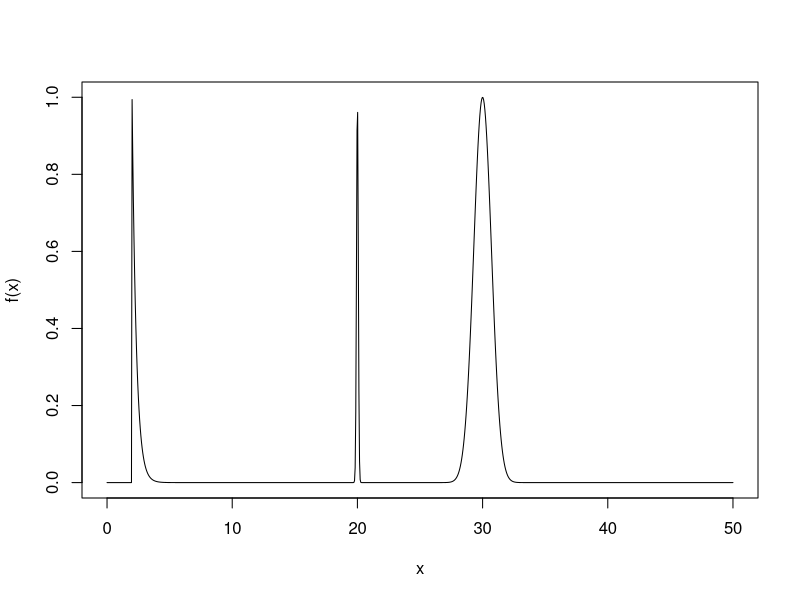
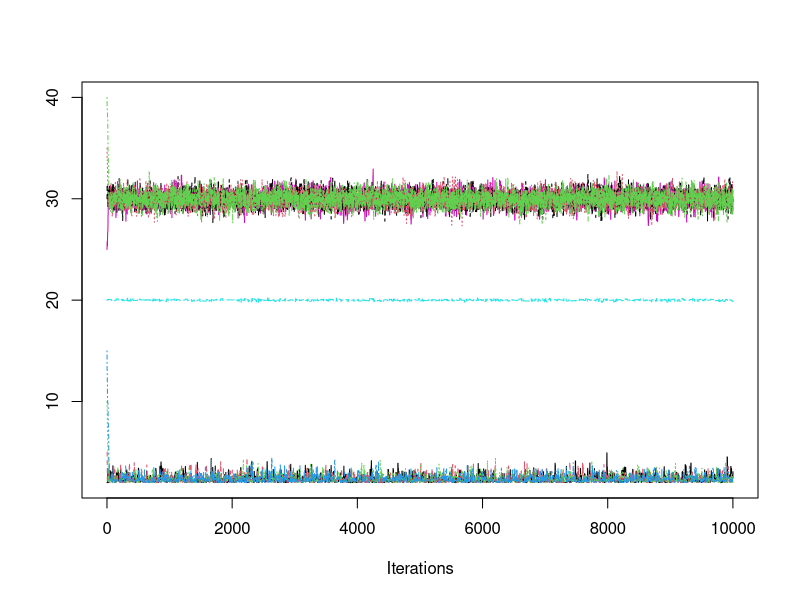
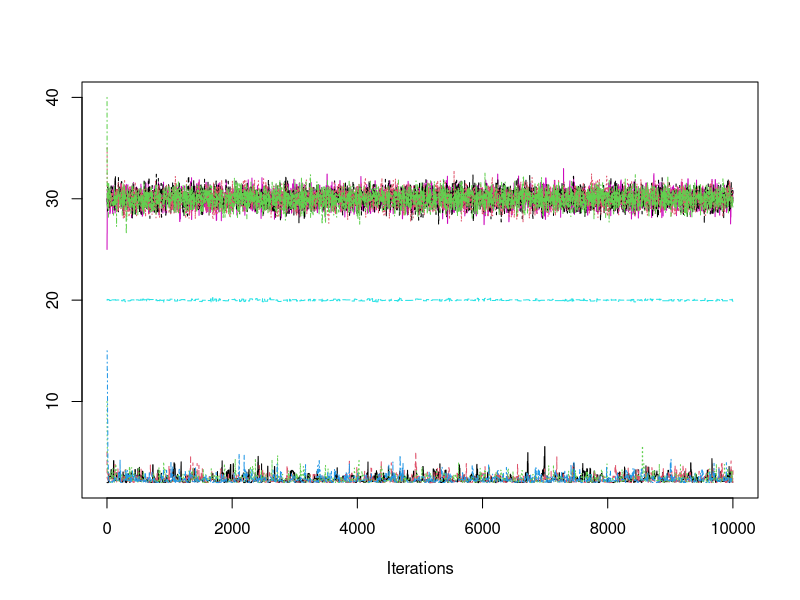
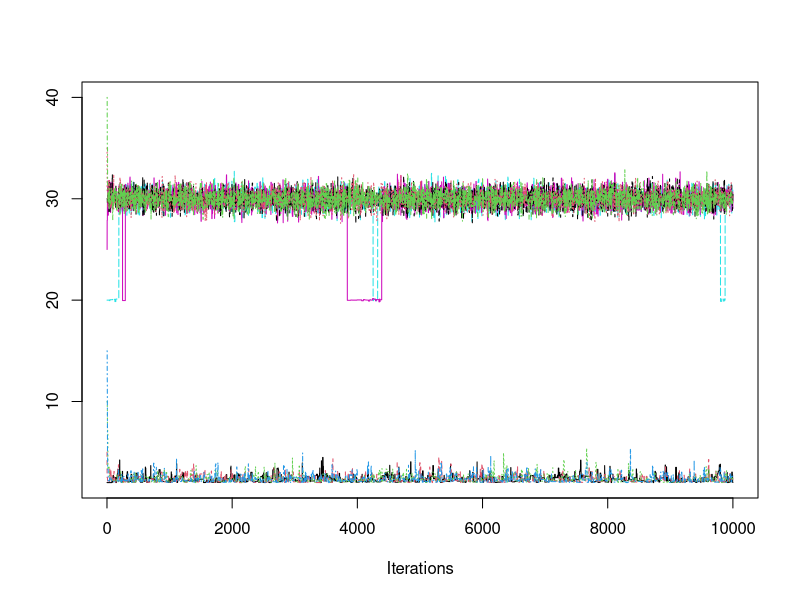
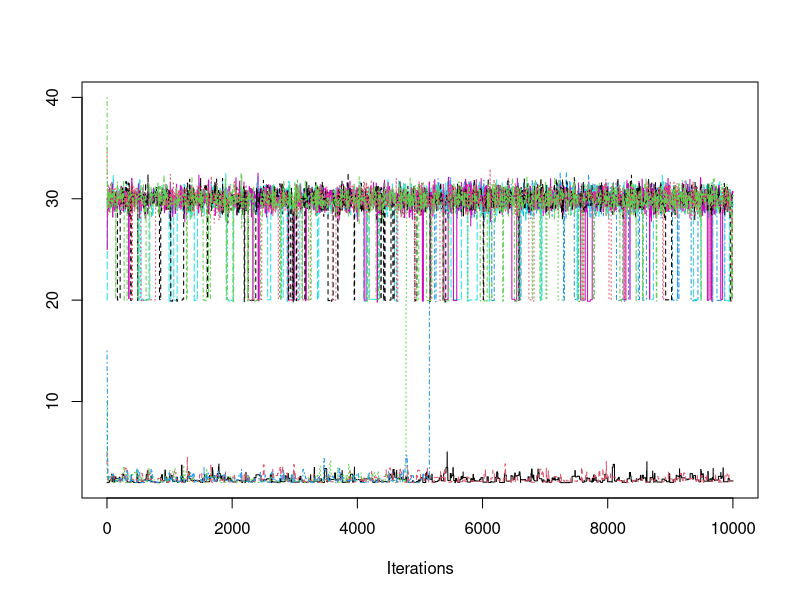
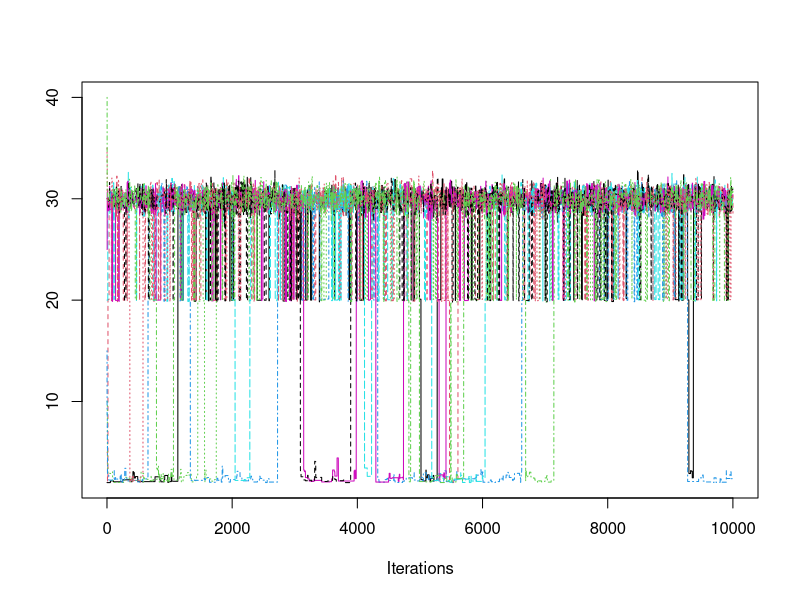
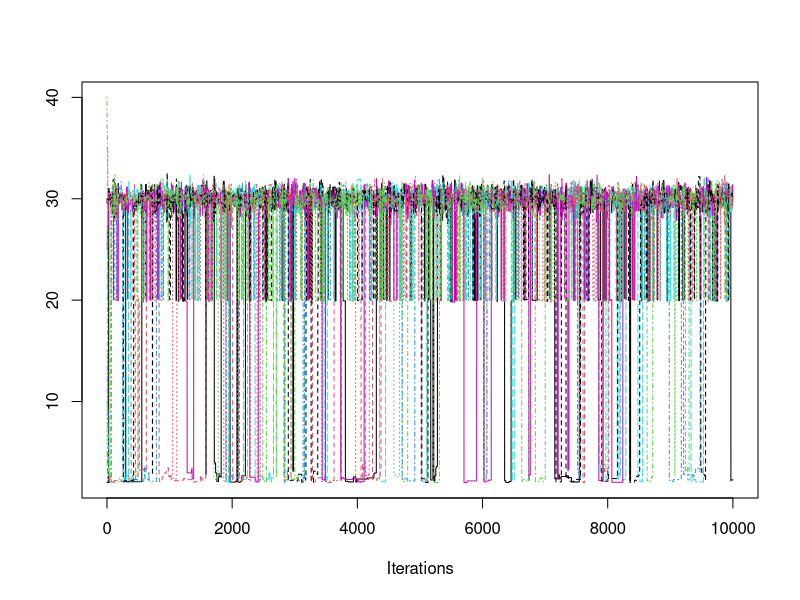
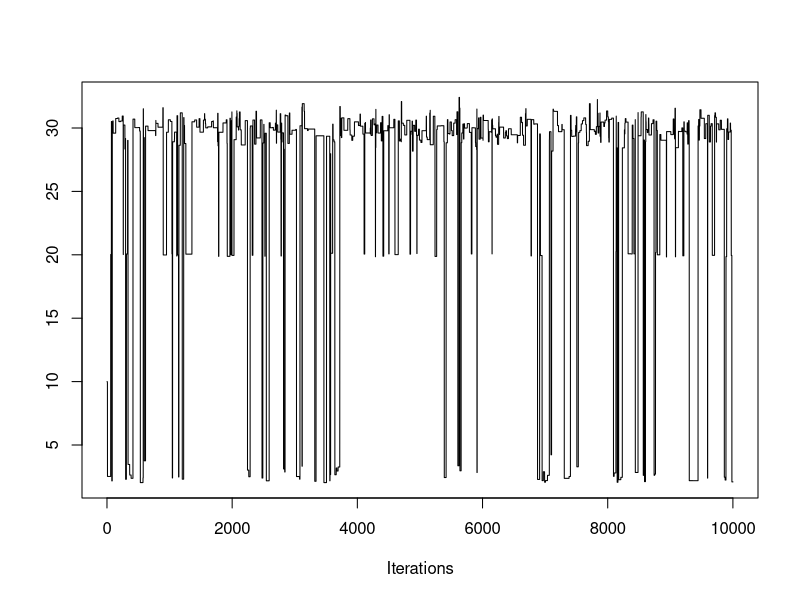

Write R code to recreate these figures, in order.
## ---- chunk 1
knitr::opts_chunk$set(
  collapse = TRUE,
  comment = "#>"
)
include_solutions <- TRUE
## ---- chunk 2
require(rmarkdown)
require(knitr)
require(kableExtra)
# Put any library imports and other preamble here.
## ---- chunk 3

### Question 1a
library(coda)

target <- function(x) {
  if (x>=2){
    return (exp(-3*(x-2)) + exp(-(x-30)^2) + exp(-((x-20)^2)/0.01))
  }
  else{
    return (0)
  }
}

t=seq(0,50, length.out=1000)
plot(t, sapply(t, function(t) target(t)), type="l", xlab="x", ylab = "f(x)")

MetrHastw <- function(X0, sigmaprop, nsteps, f){
  X <- numeric(nsteps+1) 
  X[1] <- X0
  for (i in 2:(nsteps+1)){
    Y <- rnorm(1, mean=X[i-1],sd=sigmaprop)
    if (log(runif(1))<=min(log(f(Y))-log(f(X[i-1])),1)){
      X[i] <- Y}
    else{ X[i] <- X[i-1]}
   }
 X
} 

#seems larger variance is better when we have 10,000 samples for mixing. All chains converge pretty fast, it's just the different modes that make this distribution difficult.

#I should also compute the Gelman Rubin statistic for each chain as a quantitative way to display convergence or lack thereof

X0s <- c(2, 5, 10, 15, 20, 25, 30, 35, 40)
chains1 <-lapply(X0s, function(x0) mcmc(MetrHastw(x0, sigmaprop=1, nsteps=10000, f=target)))
traceplot(chains1) #maybe some labels would be nice. Particularly that the variance here is 1.

chains2 <-lapply(X0s, function(x0) mcmc(MetrHastw(x0, sigmaprop=2, nsteps=10000, f=target)))
traceplot(chains2)

chains3 <-lapply(X0s, function(x0) mcmc(MetrHastw(x0, sigmaprop=3, nsteps=10000, f=target)))
traceplot(chains3)

chains4 <-lapply(X0s, function(x0) mcmc(MetrHastw(x0, sigmaprop=5, nsteps=10000, f=target)))
traceplot(chains4) #actually ends up completely missing the mass around x=20

chains5 <-lapply(X0s, function(x0) mcmc(MetrHastw(x0, sigmaprop=8, nsteps=10000, f=target)))
traceplot(chains5) 

chains6 <- lapply(X0s, function(x0) mcmc(MetrHastw(x0, sigmaprop=11, nsteps=10000, f=target)))
traceplot(chains6) 

X0s2 <- c(10)

chains_large <- lapply(X0s2, function(x0) mcmc(MetrHastw(x0, sigmaprop=20, nsteps=10000, f=target)))
traceplot(chains_large) #it seems all of them cover the space but it's hard to see if they find that mode at 20 since they move around so much. Might be easier to focus on fewer chains for this

## ---- chunk 4
shifted_exponential <- function(x) {
  if (x>=2){
    return (exp(-0.02*(x-2)))
  }
  else{
    return (0)
  }
}

plot(t, sapply(t, function(t) shifted_exponential(t)), type="l", xlab="x", ylab = "f(x)") #seems like a relatively good way to do my independence sampler

#can maybe sample from it via inversion method

shifted_samples <- function(lambda){
  u <- runif(1)
  return ((2*lambda - log(exp(2*lambda)-u)/lambda))
} 


## ---- chunk 5

### Question 1b

#Idea: could use an independence sampler

target <- function(x) {
  if (x>=2){
    return (exp(-3*(x-2)) + exp(-(x-30)^2) + exp(-((x-20)^2)/0.01))
  }
  else{
    return (0)
  }
}


MH_newprop <- function(X0, nsteps, f){
  X <- numeric(nsteps+1) 
  X[1] <- X0
  for (i in 2:(nsteps+1)){
    Y <- shifted_samples(0.1)
    if (log(runif(1))<=min(log( (f(Y)*shifted_exponential(Y))/(f(X[i-1])*shifted_exponential(X[i-1]))),1)){
      X[i] <- Y}
    else{ X[i] <- X[i-1]}
   }
 X
} 

X0sb <- c(5,10,15,20,25,30)

chains_b <- lapply(X0sb, function(x0) mcmc(MH_newprop(x0, nsteps=10000, f=target)))
traceplot(chains_b)


## ---- chunk 6

### Question 1c
# INSERT CODE
